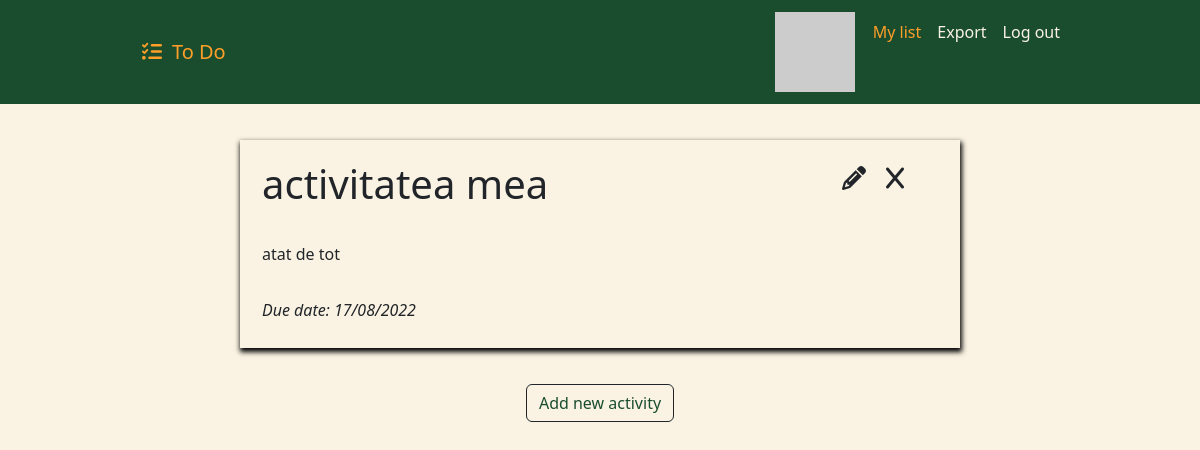
Page / (signed in) on the earlier database version.
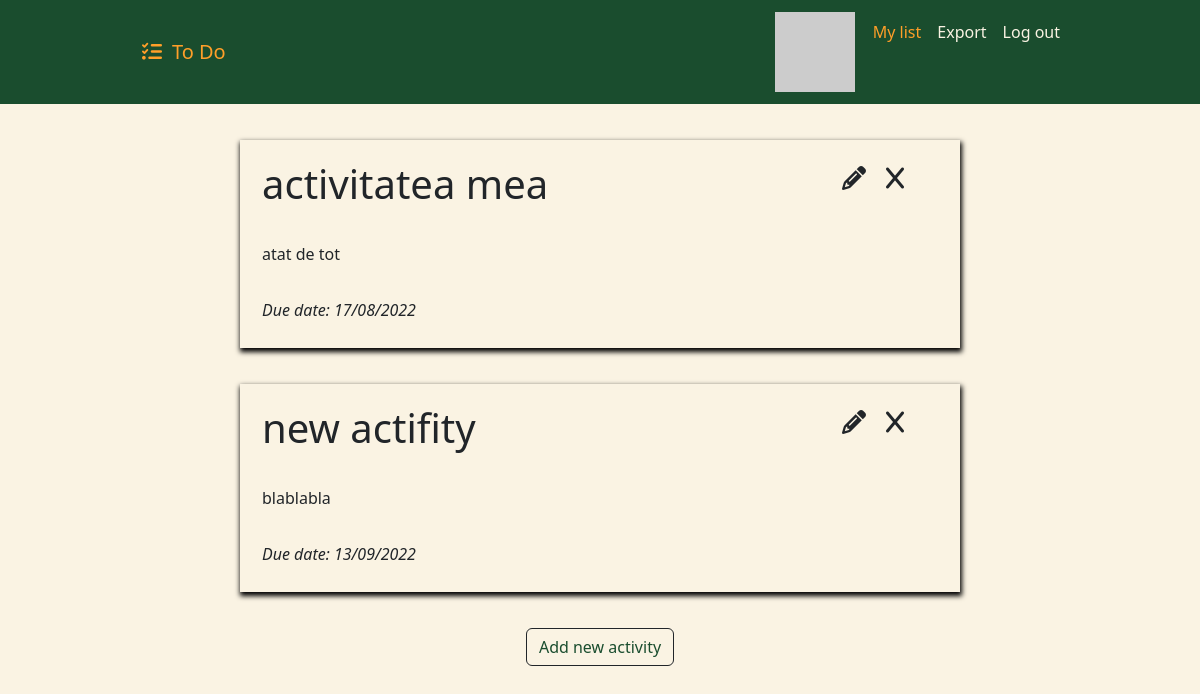
Same page on the later database version.
### app.py (models this page shows)
class ToDo(db.Model):
    __tablename__ = "todos"
    id = db.Column(db.Integer, primary_key=True)
    title = db.Column(db.String(30), unique=True, nullable=False)
    description = db.Column(db.String(100), nullable=False)
    due_date = db.Column(db.String(15), nullable=False)
    author_id = db.Column(db.Integer, db.ForeignKey("users.id"))
    author = relationship("User", back_populates="tasks")

### app.py (the view)
@app.route('/')
def index():
    try:
        all_tasks = ToDo.query.filter_by(author_id=current_user.id).all()
    except AttributeError:
        all_tasks = []
        return render_template("index.html", tasks=all_tasks)
    return render_template("index.html", tasks=all_tasks)

### app.py (called while the page is built)
@login_manager.user_loader
def load_user(user_id):
    return User.query.get(user_id)

### templates/index.html (shortened to what this page needs)
{% extends "base.html" %}
{% block home %}
active
{% endblock %}
{% block contents %}
    {% for task in tasks %}
        <div class="todo-item">
            <div class="container fluid row">
                <h1 class="todo-title col-8"> {{ task.title }}</h1>
                <ul class="nav justify-content-end col-4">
                    <li class="nav-item edit-button">
                        <a href="{{ url_for('edit', task_id=task.id) }}"><i class="fa-solid fa-pencil"></i></a>
                    </li>
                    <li class="nav-item delete-button">
                        <a href="{{ url_for('delete', task_id=task.id) }}"><i class="fa-solid fa-x"></i></a>
                    </li>
                </ul>
                <p>
                    {{ task.description | safe() }}
                </p>
                <p><em>Due date: {{ task.due_date }}</em></p>
            </div>
        </div>
    {% endfor %}
    {% if current_user.is_authenticated %}
    <div class="button-container">
        <a href="{{ url_for('add_activity') }}"><button class="btn btn-large btn-outline-dark"> Add new activity </button></a>
    </div>
    {% endif %}
{% endblock %}

### templates/base.html (shortened to what this page needs)
<!DOCTYPE html>
<html lang="en">
<head>
    <link href="https://cdn.jsdelivr.net/npm/bootstrap@5.2.0/dist/css/bootstrap.min.css" rel="stylesheet">
    <link rel="stylesheet" href="{{ url_for('static', filename='css/styles.css') }}">
</head>
<body>
    <div>
        <nav class="navbar navbar-expand-lg navbar-light">
            <div class="container-fluid">
                <a class="navbar-brand" href="{{ url_for('index') }}"><i class="fa-solid fa-list-check"></i>To Do</a>
                <div class="collapse navbar-collapse" id="navbarNav">
                    <ul class="navbar-nav ms-auto">
                        {% if not current_user.is_authenticated %}
                        <li class="nav-item">
                            <a class="nav-link {% block login %} {% endblock %}" href="{{ url_for('login') }}">Log in</a>
                        </li>
                        <li class="nav-item">
                            <a class="nav-link {% block register %} {% endblock %}" href="{{ url_for('register') }}">Register</a>
                        </li>
                        {% else %}
                        <li class="nav-item">
                            <img src="{{ current_user.email | gravatar }}" alt="">
                        </li>
                        <li class="nav-item">
                            <a class="nav-link {% block home %} {% endblock %}"  href="{{ url_for('index') }}">My list</a>
                        </li>
                        <li class="nav-item">
                            <a class="nav-link {% block export %} {% endblock %} " href="{{ url_for('download') }}">Export</a>
                        </li>
                        <li class="nav-item">
                            <a class="nav-link {% block logout %} {% endblock %} " href="{{ url_for('logout') }}">Log out</a>
                        </li>
                        {% endif %}
                    </ul>
                </div>
            </div>
        </nav>
    </div>
    <div class="main-container">
        {% block contents %}
        {% endblock %}
    </div>
</body>
</html>

### static/css/styles.css (style rules this page uses)
body { background-color: #FAF3E3; }
.todo-item { margin: 3% 20%; padding: 10px; background-color: #FAF3E3; box-shadow: 1px 3px 5px 1px #000000; }
h1 { padding: 10px; }
.navbar { background-color: #1A4D2E; padding: 1% 10%; }
.navbar-nav { text-align: center; }
.navbar-nav .nav-link.active { color: #FF9F29; }
.navbar-nav .nav-link { color: #FAF3E3; }
.navbar-brand { color: #FF9F29; }
.navbar-brand i { padding: 10px; }
.edit-button, .delete-button { padding: 10px; font-size: 1.5rem; transition: 0.5s; }
.todo-item a { all: unset; }
.button-container { text-align: center; padding-bottom: 3%; }
.btn-outline-dark { color: #1A4D2E; }
img { margin: 0 10px; }

Differences in the rows shown:
added ToDo: title "new actifity", description "blablabla", due_date "13/09/2022"
